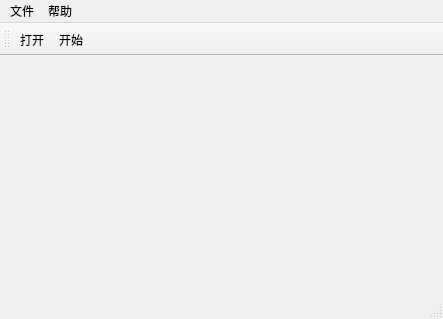
<?xml version="1.0" encoding="UTF-8"?>
<ui version="4.0">
 <class>MainWindow</class>
 <widget class="QMainWindow" name="MainWindow">
  <property name="geometry">
   <rect>
    <x>0</x>
    <y>0</y>
    <width>443</width>
    <height>319</height>
   </rect>
  </property>
  <property name="windowTitle">
   <string>MainWindow</string>
  </property>
  <widget class="QWidget" name="centralWidget"/>
  <widget class="QMenuBar" name="menuBar">
   <property name="geometry">
    <rect>
     <x>0</x>
     <y>0</y>
     <width>443</width>
     <height>23</height>
    </rect>
   </property>
   <widget class="QMenu" name="menuFile">
    <property name="title">
     <string>文件</string>
    </property>
    <addaction name="actionOpen"/>
    <addaction name="actionStart"/>
    <addaction name="actionNew"/>
    <addaction name="actionReverse"/>
    <addaction name="actionBack"/>
    <addaction name="actionGiveup"/>
    <addaction name="actionForpeace"/>
    <addaction name="actionSave"/>
    <addaction name="actionEnd"/>
   </widget>
   <widget class="QMenu" name="menuHelp">
    <property name="title">
     <string>帮助</string>
    </property>
    <addaction name="actionAbout"/>
   </widget>
   <addaction name="menuFile"/>
   <addaction name="menuHelp"/>
  </widget>
  <widget class="QStatusBar" name="statusBar"/>
  <widget class="QToolBar" name="toolBar">
   <attribute name="toolBarArea">
    <enum>TopToolBarArea</enum>
   </attribute>
   <attribute name="toolBarBreak">
    <bool>false</bool>
   </attribute>
   <addaction name="actionOpen"/>
   <addaction name="actionStart"/>
  </widget>
  <action name="actionOpen">
   <property name="icon">
    <iconset resource="qtchess.qrc">
     <normaloff>:/images/fileopen.png</normaloff>:/images/fileopen.png</iconset>
   </property>
   <property name="text">
    <string>打开</string>
   </property>
   <property name="toolTip">
    <string>openFile</string>
   </property>
  </action>
  <action name="actionStart">
   <property name="icon">
    <iconset resource="qtchess.qrc">
     <normaloff>:/images/start.png</normaloff>:/images/start.png</iconset>
   </property>
   <property name="text">
    <string>开始</string>
   </property>
   <property name="toolTip">
    <string>startGame</string>
   </property>
  </action>
  <action name="actionNew">
   <property name="enabled">
    <bool>true</bool>
   </property>
   <property name="icon">
    <iconset resource="qtchess.qrc">
     <normaloff>:/images/newgame.png</normaloff>:/images/newgame.png</iconset>
   </property>
   <property name="text">
    <string>新的一局</string>
   </property>
   <property name="toolTip">
    <string>newGame</string>
   </property>
  </action>
  <action name="actionReverse">
   <property name="icon">
    <iconset resource="qtchess.qrc">
     <normaloff>:/images/flip.png</normaloff>:/images/flip.png</iconset>
   </property>
   <property name="text">
    <string>翻转棋盘</string>
   </property>
   <property name="toolTip">
    <string>reverse</string>
   </property>
  </action>
  <action name="actionBack">
   <property name="icon">
    <iconset resource="qtchess.qrc">
     <normaloff>:/images/fallback.png</normaloff>:/images/fallback.png</iconset>
   </property>
   <property name="text">
    <string>悔棋</string>
   </property>
   <property name="toolTip">
    <string>Back</string>
   </property>
  </action>
  <action name="actionGiveup">
   <property name="icon">
    <iconset resource="qtchess.qrc">
     <normaloff>:/images/fail.png</normaloff>:/images/fail.png</iconset>
   </property>
   <property name="text">
    <string>认输</string>
   </property>
   <property name="toolTip">
    <string>giveUp</string>
   </property>
  </action>
  <action name="actionForpeace">
   <property name="icon">
    <iconset resource="qtchess.qrc">
     <normaloff>:/images/tie.png</normaloff>:/images/tie.png</iconset>
   </property>
   <property name="text">
    <string>求和</string>
   </property>
   <property name="toolTip">
    <string>forPeace</string>
   </property>
  </action>
  <action name="actionSave">
   <property name="icon">
    <iconset resource="qtchess.qrc">
     <normaloff>:/images/filesave.png</normaloff>:/images/filesave.png</iconset>
   </property>
   <property name="text">
    <string>保存</string>
   </property>
   <property name="toolTip">
    <string>Save</string>
   </property>
  </action>
  <action name="actionEnd">
   <property name="icon">
    <iconset resource="qtchess.qrc">
     <normaloff>:/images/fileexit.png</normaloff>:/images/fileexit.png</iconset>
   </property>
   <property name="text">
    <string>结束</string>
   </property>
   <property name="toolTip">
    <string>End</string>
   </property>
   <property name="shortcut">
    <string>Space</string>
   </property>
  </action>
  <action name="actionAbout">
   <property name="icon">
    <iconset resource="qtchess.qrc">
     <normaloff>:/images/helpabout.png</normaloff>:/images/helpabout.png</iconset>
   </property>
   <property name="text">
    <string>关于</string>
   </property>
   <property name="toolTip">
    <string>About</string>
   </property>
  </action>
 </widget>
 <layoutdefault spacing="6" margin="11"/>
 <resources>
  <include location="qtchess.qrc"/>
 </resources>
 <connections/>
</ui>
